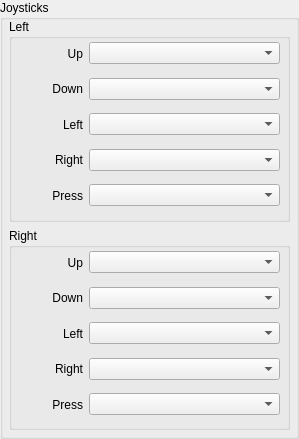
         <widget class="QGroupBox" name="groupBox_2">
          <property name="title">
           <string>Joysticks</string>
          </property>
          <widget class="QWidget" name="verticalLayoutWidget_3">
           <property name="geometry">
            <rect>
             <x>9</x>
             <y>19</y>
             <width>281</width>
             <height>411</height>
            </rect>
           </property>
           <layout class="QVBoxLayout" name="verticalLayout_3">
            <item>
             <widget class="QGroupBox" name="groupBox_7">
              <property name="title">
               <string>Left</string>
              </property>
              <widget class="QWidget" name="verticalLayoutWidget_4">
               <property name="geometry">
                <rect>
                 <x>10</x>
                 <y>20</y>
                 <width>261</width>
                 <height>171</height>
                </rect>
               </property>
               <layout class="QVBoxLayout" name="verticalLayout_4">
                <item>
                 <widget class="QWidget" name="widget_19" native="true">
                  <layout class="QHBoxLayout" name="horizontalLayout_27" stretch="1,3">
                   <property name="leftMargin">
                    <number>0</number>
                   </property>
                   <property name="topMargin">
                    <number>0</number>
                   </property>
                   <property name="rightMargin">
                    <number>0</number>
                   </property>
                   <property name="bottomMargin">
                    <number>0</number>
                   </property>
                   <item>
                    <widget class="QLabel" name="label_29">
                     <property name="text">
                      <string>Up</string>
                     </property>
                     <property name="alignment">
                      <set>Qt::AlignRight|Qt::AlignTrailing|Qt::AlignVCenter</set>
                     </property>
                    </widget>
                   </item>
                   <item>
                    <widget class="QComboBox" name="joycombo_1">
                     <property name="sizePolicy">
                      <sizepolicy hsizetype="MinimumExpanding" vsizetype="Fixed">
                       <horstretch>0</horstretch>
                       <verstretch>0</verstretch>
                      </sizepolicy>
                     </property>
                     <property name="placeholderText">
                      <string>Select Input</string>
                     </property>
                    </widget>
                   </item>
                  </layout>
                 </widget>
                </item>
                <item>
                 <widget class="QWidget" name="widget_51" native="true">
                  <layout class="QHBoxLayout" name="horizontalLayout_69" stretch="1,3">
                   <property name="leftMargin">
                    <number>0</number>
                   </property>
                   <property name="topMargin">
                    <number>0</number>
                   </property>
                   <property name="rightMargin">
                    <number>0</number>
                   </property>
                   <property name="bottomMargin">
                    <number>0</number>
                   </property>
                   <item>
                    <widget class="QLabel" name="label_70">
                     <property name="layoutDirection">
                      <enum>Qt::LeftToRight</enum>
                     </property>
                     <property name="text">
                      <string>Down</string>
                     </property>
                     <property name="alignment">
                      <set>Qt::AlignRight|Qt::AlignTrailing|Qt::AlignVCenter</set>
                     </property>
                    </widget>
                   </item>
                   <item>
                    <widget class="QComboBox" name="joycombo_2">
                     <property name="sizePolicy">
                      <sizepolicy hsizetype="MinimumExpanding" vsizetype="Fixed">
                       <horstretch>0</horstretch>
                       <verstretch>0</verstretch>
                      </sizepolicy>
                     </property>
                     <property name="placeholderText">
                      <string>Select Input</string>
                     </property>
                    </widget>
                   </item>
                  </layout>
                 </widget>
                </item>
                <item>
                 <widget class="QWidget" name="widget_52" native="true">
                  <layout class="QHBoxLayout" name="horizontalLayout_70" stretch="1,3">
                   <property name="leftMargin">
                    <number>0</number>
                   </property>
                   <property name="topMargin">
                    <number>0</number>
                   </property>
                   <property name="rightMargin">
                    <number>0</number>
                   </property>
                   <property name="bottomMargin">
                    <number>0</number>
                   </property>
                   <item>
                    <widget class="QLabel" name="label_71">
                     <property name="layoutDirection">
                      <enum>Qt::LeftToRight</enum>
                     </property>
                     <property name="text">
                      <string>Left</string>
                     </property>
                     <property name="alignment">
                      <set>Qt::AlignRight|Qt::AlignTrailing|Qt::AlignVCenter</set>
                     </property>
                    </widget>
                   </item>
                   <item>
                    <widget class="QComboBox" name="joycombo_3">
                     <property name="sizePolicy">
                      <sizepolicy hsizetype="MinimumExpanding" vsizetype="Fixed">
                       <horstretch>0</horstretch>
                       <verstretch>0</verstretch>
                      </sizepolicy>
                     </property>
                     <property name="placeholderText">
                      <string>Select Input</string>
                     </property>
                    </widget>
                   </item>
                  </layout>
                 </widget>
                </item>
                <item>
                 <widget class="QWidget" name="widget_18" native="true">
                  <layout class="QHBoxLayout" name="horizontalLayout_26" stretch="1,3">
                   <property name="leftMargin">
                    <number>0</number>
                   </property>
                   <property name="topMargin">
                    <number>0</number>
                   </property>
                   <property name="rightMargin">
                    <number>0</number>
                   </property>
                   <property name="bottomMargin">
                    <number>0</number>
                   </property>
                   <item>
                    <widget class="QLabel" name="label_28">
                     <property name="layoutDirection">
                      <enum>Qt::LeftToRight</enum>
                     </property>
                     <property name="text">
                      <string>Right</string>
                     </property>
                     <property name="alignment">
                      <set>Qt::AlignRight|Qt::AlignTrailing|Qt::AlignVCenter</set>
                     </property>
                    </widget>
                   </item>
                   <item>
                    <widget class="QComboBox" name="joycombo_4">
                     <property name="sizePolicy">
                      <sizepolicy hsizetype="MinimumExpanding" vsizetype="Fixed">
                       <horstretch>0</horstretch>
                       <verstretch>0</verstretch>
                      </sizepolicy>
                     </property>
                     <property name="placeholderText">
                      <string>Select Input</string>
                     </property>
                    </widget>
                   </item>
                  </layout>
                 </widget>
                </item>
                <item>
                 <widget class="QWidget" name="widget_36" native="true">
                  <layout class="QHBoxLayout" name="horizontalLayout_44" stretch="1,3">
                   <property name="leftMargin">
                    <number>0</number>
                   </property>
                   <property name="topMargin">
                    <number>0</number>
                   </property>
                   <property name="rightMargin">
                    <number>0</number>
                   </property>
                   <property name="bottomMargin">
                    <number>0</number>
                   </property>
                   <item>
                    <widget class="QLabel" name="label_34">
                     <property name="layoutDirection">
                      <enum>Qt::LeftToRight</enum>
                     </property>
                     <property name="text">
                      <string>Press</string>
                     </property>
                     <property name="alignment">
                      <set>Qt::AlignRight|Qt::AlignTrailing|Qt::AlignVCenter</set>
                     </property>
                    </widget>
                   </item>
                   <item>
                    <widget class="QComboBox" name="comboBox_42">
                     <property name="sizePolicy">
                      <sizepolicy hsizetype="MinimumExpanding" vsizetype="Fixed">
                       <horstretch>0</horstretch>
                       <verstretch>0</verstretch>
                      </sizepolicy>
                     </property>
                     <property name="placeholderText">
                      <string>Select Input</string>
                     </property>
                    </widget>
                   </item>
                  </layout>
                 </widget>
                </item>
               </layout>
              </widget>
             </widget>
            </item>
            <item>
             <widget class="QGroupBox" name="groupBox_8">
              <property name="title">
               <string>Right</string>
              </property>
              <widget class="QWidget" name="verticalLayoutWidget_5">
               <property name="geometry">
                <rect>
                 <x>10</x>
                 <y>20</y>
                 <width>261</width>
                 <height>171</height>
                </rect>
               </property>
               <layout class="QVBoxLayout" name="verticalLayout_5">
                <item>
                 <widget class="QWidget" name="widget_29" native="true">
                  <layout class="QHBoxLayout" name="horizontalLayout_37" stretch="1,3">
                   <property name="leftMargin">
                    <number>0</number>
                   </property>
                   <property name="topMargin">
                    <number>0</number>
                   </property>
                   <property name="rightMargin">
                    <number>0</number>
                   </property>
                   <property name="bottomMargin">
                    <number>0</number>
                   </property>
                   <item>
                    <widget class="QLabel" name="label_43">
                     <property name="text">
                      <string>Up</string>
                     </property>
                     <property name="alignment">
                      <set>Qt::AlignRight|Qt::AlignTrailing|Qt::AlignVCenter</set>
                     </property>
                    </widget>
                   </item>
                   <item>
                    <widget class="QComboBox" name="joycombo_5">
                     <property name="sizePolicy">
                      <sizepolicy hsizetype="MinimumExpanding" vsizetype="Fixed">
                       <horstretch>0</horstretch>
                       <verstretch>0</verstretch>
                      </sizepolicy>
                     </property>
                     <property name="placeholderText">
                      <string>Select Input</string>
                     </property>
                    </widget>
                   </item>
                  </layout>
                 </widget>
                </item>
                <item>
                 <widget class="QWidget" name="widget_53" native="true">
                  <layout class="QHBoxLayout" name="horizontalLayout_73" stretch="1,3">
                   <property name="leftMargin">
                    <number>0</number>
                   </property>
                   <property name="topMargin">
                    <number>0</number>
                   </property>
                   <property name="rightMargin">
                    <number>0</number>
                   </property>
                   <property name="bottomMargin">
                    <number>0</number>
                   </property>
                   <item>
                    <widget class="QLabel" name="label_73">
                     <property name="layoutDirection">
                      <enum>Qt::LeftToRight</enum>
                     </property>
                     <property name="text">
                      <string>Down</string>
                     </property>
                     <property name="alignment">
                      <set>Qt::AlignRight|Qt::AlignTrailing|Qt::AlignVCenter</set>
                     </property>
                    </widget>
                   </item>
                   <item>
                    <widget class="QComboBox" name="joycombo_6">
                     <property name="sizePolicy">
                      <sizepolicy hsizetype="MinimumExpanding" vsizetype="Fixed">
                       <horstretch>0</horstretch>
                       <verstretch>0</verstretch>
                      </sizepolicy>
                     </property>
                     <property name="placeholderText">
                      <string>Select Input</string>
                     </property>
                    </widget>
                   </item>
                  </layout>
                 </widget>
                </item>
                <item>
                 <widget class="QWidget" name="widget_54" native="true">
                  <layout class="QHBoxLayout" name="horizontalLayout_74" stretch="1,3">
                   <property name="leftMargin">
                    <number>0</number>
                   </property>
                   <property name="topMargin">
                    <number>0</number>
                   </property>
                   <property name="rightMargin">
                    <number>0</number>
                   </property>
                   <property name="bottomMargin">
                    <number>0</number>
                   </property>
                   <item>
                    <widget class="QLabel" name="label_74">
                     <property name="layoutDirection">
                      <enum>Qt::LeftToRight</enum>
                     </property>
                     <property name="text">
                      <string>Left</string>
                     </property>
                     <property name="alignment">
                      <set>Qt::AlignRight|Qt::AlignTrailing|Qt::AlignVCenter</set>
                     </property>
                    </widget>
                   </item>
                   <item>
                    <widget class="QComboBox" name="joycombo_7">
                     <property name="sizePolicy">
                      <sizepolicy hsizetype="MinimumExpanding" vsizetype="Fixed">
                       <horstretch>0</horstretch>
                       <verstretch>0</verstretch>
                      </sizepolicy>
                     </property>
                     <property name="placeholderText">
                      <string>Select Input</string>
                     </property>
                    </widget>
                   </item>
                  </layout>
                 </widget>
                </item>
                <item>
                 <widget class="QWidget" name="widget_30" native="true">
                  <layout class="QHBoxLayout" name="horizontalLayout_38" stretch="1,3">
                   <property name="leftMargin">
                    <number>0</number>
                   </property>
                   <property name="topMargin">
                    <number>0</number>
                   </property>
                   <property name="rightMargin">
                    <number>0</number>
                   </property>
                   <property name="bottomMargin">
                    <number>0</number>
                   </property>
                   <item>
                    <widget class="QLabel" name="label_44">
                     <property name="layoutDirection">
                      <enum>Qt::LeftToRight</enum>
                     </property>
                     <property name="text">
                      <string>Right</string>
                     </property>
                     <property name="alignment">
                      <set>Qt::AlignRight|Qt::AlignTrailing|Qt::AlignVCenter</set>
                     </property>
                    </widget>
                   </item>
                   <item>
                    <widget class="QComboBox" name="joycombo_8">
                     <property name="sizePolicy">
                      <sizepolicy hsizetype="MinimumExpanding" vsizetype="Fixed">
                       <horstretch>0</horstretch>
                       <verstretch>0</verstretch>
                      </sizepolicy>
                     </property>
                     <property name="placeholderText">
                      <string>Select Input</string>
                     </property>
                    </widget>
                   </item>
                  </layout>
                 </widget>
                </item>
                <item>
                 <widget class="QWidget" name="widget_37" native="true">
                  <layout class="QHBoxLayout" name="horizontalLayout_47" stretch="1,3">
                   <property name="leftMargin">
                    <number>0</number>
                   </property>
                   <property name="topMargin">
                    <number>0</number>
                   </property>
                   <property name="rightMargin">
                    <number>0</number>
                   </property>
                   <property name="bottomMargin">
                    <number>0</number>
                   </property>
                   <item>
                    <widget class="QLabel" name="label_50">
                     <property name="layoutDirection">
                      <enum>Qt::LeftToRight</enum>
                     </property>
                     <property name="text">
                      <string>Press</string>
                     </property>
                     <property name="alignment">
                      <set>Qt::AlignRight|Qt::AlignTrailing|Qt::AlignVCenter</set>
                     </property>
                    </widget>
                   </item>
                   <item>
                    <widget class="QComboBox" name="comboBox_45">
                     <property name="sizePolicy">
                      <sizepolicy hsizetype="MinimumExpanding" vsizetype="Fixed">
                       <horstretch>0</horstretch>
                       <verstretch>0</verstretch>
                      </sizepolicy>
                     </property>
                     <property name="placeholderText">
                      <string>Select Input</string>
                     </property>
                    </widget>
                   </item>
                  </layout>
                 </widget>
                </item>
               </layout>
              </widget>
             </widget>
            </item>
           </layout>
          </widget>
         </widget>
